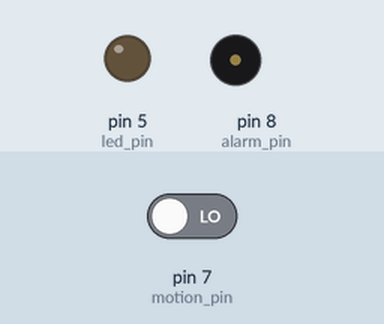
Recording of a sketch running on a simulated Arduino Uno, built with avr-gcc and run on an emulated ATmega328P. Parts: output pins drawn as LEDs (lit = HIGH), buzzer (waves = sounding). Dashed ring = blinking. The test bench sets the inputs (shaded band); at power-on: pin 7 (motion_pin) LOW.

Above: at 6.2 s.
6.3 s: pin 7 (motion_pin) driven HIGH
At 6.55 s:
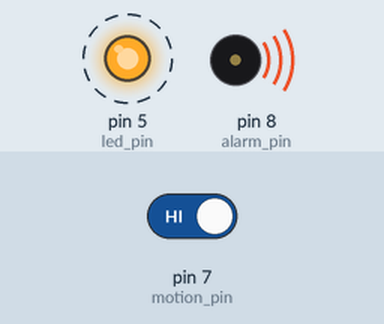
Timing chart, 0 to 15.3 s (numbered marks = the images above; inputs shaded):
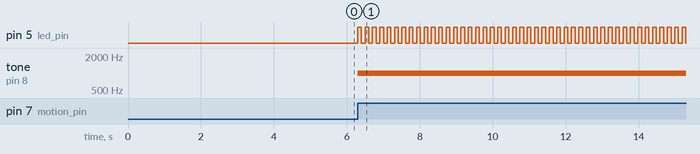

The sketch:

simple_alarm.ino
```cpp
// Code for the simple alarm system

// Pins
const int alarm_pin = 8;
const int led_pin = 5;
const int motion_pin = 7;

// Alarm
boolean alarm_mode = false;

// Variables for the flashing LDED
int ledState = LOW;
long previousMillis = 0;
long interval = 100;  // Interval at which to blink (milliseconds)

void setup()
{
  // Set pins to output
  pinMode(led_pin,OUTPUT);
  pinMode(alarm_pin,OUTPUT);

  // Wait before starting the alarm
  delay(5000);
}

void loop()
{
  // Motion detected ?
  if (digitalRead(motion_pin)) {
    alarm_mode = true;
  }

  // If alarm mode is on, flash the LED and make the alarm ring
  if (alarm_mode){
    unsigned long currentMillis = millis();
    if(currentMillis - previousMillis > interval) {
      previousMillis = currentMillis;
      if (ledState == LOW)
        ledState = HIGH;
      else
        ledState = LOW;
    // Switch the LED
    digitalWrite(led_pin, ledState);
    }
    tone(alarm_pin,1000);
  }
}
```

Measured:
- after the input at 6.3 s, pin 5 (led_pin): alternates HIGH for 0.10 s and LOW for 0.10 s, starting at once; tone on pin 8 (alarm_pin): silent → 1000 Hz at once
